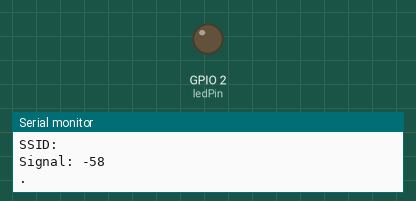
This sketch was run on a simulated ESP8266 (NodeMCU). Parts: output pins drawn as LEDs (lit = HIGH), the last lines printed to the serial monitor. WiFi joins after 1.5 s; servers stay silent unless stated.

Above: at 2.1 s.
At 7.0 s:
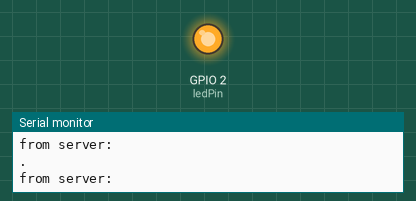
Timing chart, 0 to 8.9 s (numbered marks = the images above):
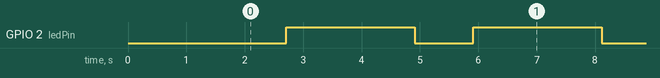

Measured:
- by itself, GPIO 2 (ledPin): alternates HIGH for 2.2 s and LOW for 1.0 s

The sketch:

wifi_client_01.ino
```cpp
/*  Connects to the home WiFi network
 *  Asks some network parameters
 *  Sends and receives message from the server in every 2 seconds
 *  Communicates: wifi_server_01.ino
 */
#include <SPI.h>
#include <ESP8266WiFi.h>

byte ledPin = 2;
// removed SSID and password for security reasons
char ssid[] = "";
char pass[] = "";
unsigned long askTimer = 0;

IPAddress server(192, 168, 0, 201); ;       // the fix IP address of the server
WiFiClient client;

void setup() {
  Serial.begin(115200);               // only for debug
  WiFi.begin(ssid, pass);             // connects to the WiFi router
  while (WiFi.status() != WL_CONNECTED) {
    Serial.print(".");
    delay(500);
  }
  Serial.print("client is connected");
  Serial.println("Connected to wifi");
  Serial.print("Status: "); Serial.println(WiFi.status());    // Network parameters
  Serial.print("IP: ");     Serial.println(WiFi.localIP());
  Serial.print("Subnet: "); Serial.println(WiFi.subnetMask());
  Serial.print("Gateway: "); Serial.println(WiFi.gatewayIP());
  Serial.print("SSID: "); Serial.println(WiFi.SSID());
  Serial.print("Signal: "); Serial.println(WiFi.RSSI());
  pinMode(ledPin, OUTPUT);
}

void loop () {
  client.connect(server, 80);   // Connection to the server
  digitalWrite(ledPin, LOW);    // to show the communication only (inverted logic)
  Serial.println(".");
  client.println("Hello server! Are you sleeping?\r");  // sends the message to the server
  String answer = client.readStringUntil('\r');   // receives the answer from the sever
  Serial.println("from server: " + answer);
  client.flush();
  digitalWrite(ledPin, HIGH);
  delay(2000);                  // client will trigger the communication after two seconds
}
```
